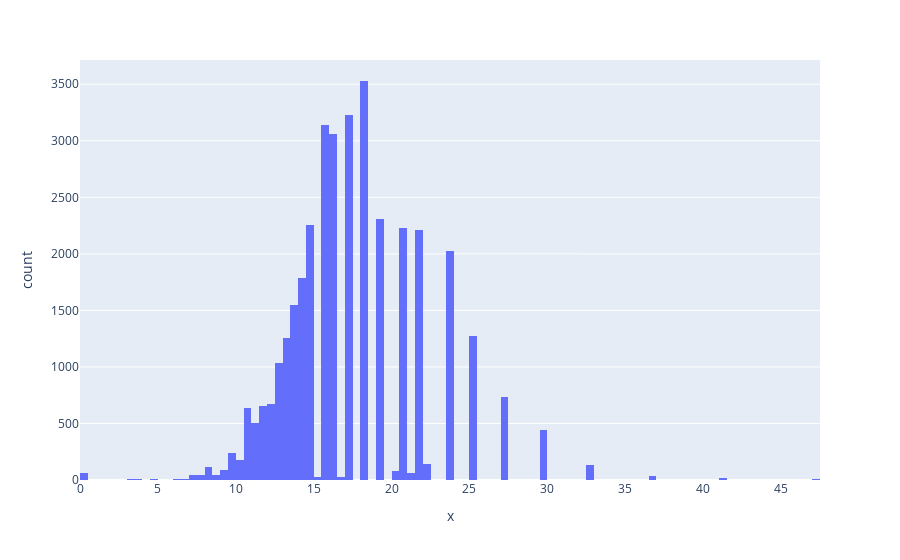

This figure's notebook cell:
### Code cell
px.histogram(x=vehicles['Fuel Barrels/Year'],nbins=200)

### Figure 1 — Plotly figure (JSON) as saved in the notebook; plotly's stock layout.template omitted (floating-point values rounded to 4 significant figures; data arrays with more than 128 entries replaced by an {"elided": "..."} marker saying what was removed)
{"data": [{"alignmentgroup": "True", "bingroup": "x", "hovertemplate": "x=%{x}<br>count=%{y}<extra></extra>", "legendgroup": "", "marker": {"color": "#636efa", "pattern": {"shape": ""}}, "name": "", "nbinsx": 200, "offsetgroup": "", "orientation": "v", "showlegend": false, "type": "histogram", "x": {"elided": "35952 float values"}, "xaxis": "x", "yaxis": "y"}], "layout": {"barmode": "relative", "legend": {"tracegroupgap": 0}, "margin": {"t": 60}, "xaxis": {"anchor": "y", "domain": [0, 1], "title": {"text": "x"}}, "yaxis": {"anchor": "x", "domain": [0, 1], "title": {"text": "count"}}}}
